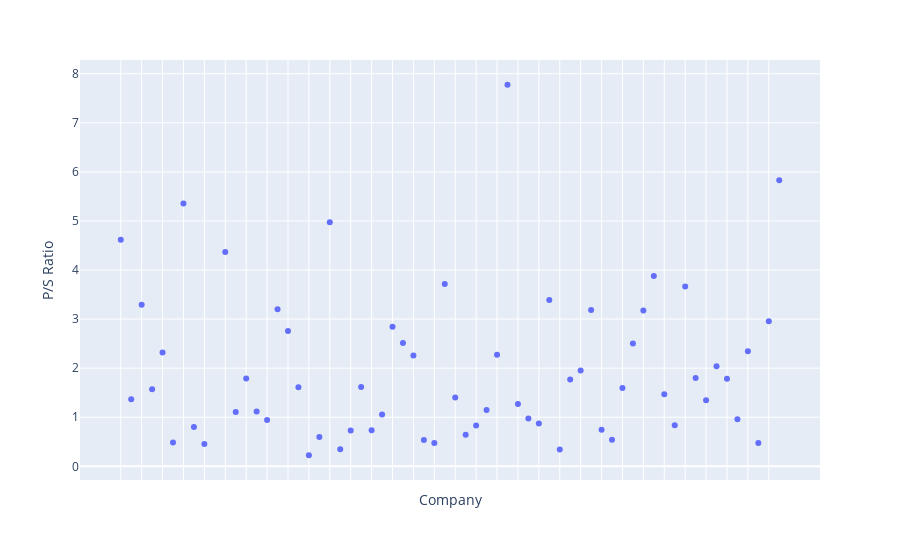

The notebook cell saved with this chart:
### Markdown cell above
## Price To Sales Ratio

Investopedia: The price-to-sales (P/S) ratio is a valuation ratio that compares a company’s stock price to its revenues. It is an indicator of the value placed on each dollar of a company’s sales or revenues.

The ratio shows how much investors are willing to pay per dollar of sales. Like all ratios, the P/S ratio is most relevant when used to compare companies in the same sector. A low ratio may indicate the stock is undervalued, while a ratio that is significantly above the average may suggest overvaluation.

The P/S ratio doesn’t take into account whether the company makes any earnings or whether it will ever make earnings.

### Code cell
fig = px.scatter(df[df['sector'] == 'Consumer Discretionary'], 
                 x='ticker', 
                 y='price_to_sales_ratio',
                 hover_name = 'company',
                 labels={'price_to_sales_ratio': 'P/S Ratio',
                        'ticker': 'Company'},

                 )

fig.update_xaxes(showticklabels=False)

fig.show()

### Figure 1 — Plotly figure (JSON) as saved in the notebook; plotly's stock layout.template omitted (floating-point values rounded to 4 significant figures)
{"data": [{"hovertemplate": "<b>%{hovertext}</b><br><br>Company=%{x}<br>P/S Ratio=%{y}<extra></extra>", "hovertext": ["Tesla", "Advance Auto Parts", "Amazon.com Inc.", "Aptiv PLC", "AutoZone Inc", "Best Buy Co. Inc.", "Booking Holdings Inc", "BorgWarner", "Carmax Inc", "Carnival Corp.", "Chipotle Mexican Grill", "D. R. Horton", "Darden Restaurants", "Dollar General", "Dollar Tree", "Domino's Pizza", "eBay Inc.", "Expedia Group", "Ford Motor Company", "Gap Inc.", "Garmin Ltd.", "General Motors", "Genuine Parts", "H&R Block", "Hanesbrands Inc", "Harley-Davidson", "Hasbro Inc.", "Hilton Worldwide Holdings Inc", "Home Depot", "Kohl's Corp.", "L Brands Inc.", "Las Vegas Sands", "Leggett & Platt", "Lennar Corp.", "LKQ Corporation", "Lowe's Cos.", "Marriott Int'l.", "McDonald's Corp.", "MGM Resorts International", "Mohawk Industries", "Newell Brands", "Nike", "Nordstrom", "Norwegian Cruise Line Holdings", "NVR Inc", "O'Reilly Automotive", "PulteGroup", "PVH Corp.", "Ralph Lauren Corporation", "Ross Stores", "Royal Caribbean Cruises Ltd", "Starbucks Corp.", "Tapestry, Inc.", "Target Corp.", "Tiffany & Co.", "TJX Companies Inc.", "Tractor Supply Company", "Ulta Beauty", "Under Armour Class A", "Under Armour Class C", "V.F. Corp.", "Whirlpool Corp.", "Wynn Resorts Ltd", "Yum! Brands Inc"], "legendgroup": "", "marker": {"color": "#636efa", "symbol": "circle"}, "mode": "markers", "name": "", "showlegend": false, "type": "scatter", "x": ["TSLA", "AAP", "AMZN", "APTV", "AZO", "BBY", "BKNG", "BWA", "KMX", "CCL", "CMG", "DHI", "DRI", "DG", "DLTR", "DPZ", "EBAY", "EXPE", "F", "GPS", "GRMN", "GM", "GPC", "HRB", "HBI", "HOG", "HAS", "HLT", "HD", "KSS", "LB", "LVS", "LEG", "LEN", "LKQ", "LOW", "MAR", "MCD", "MGM", "MHK", "NWL", "NKE", "JWN", "NCLH", "NVR", "ORLY", "PHM", "PVH", "RL", "ROST", "RCL", "SBUX", "TPR", "TGT", "TIF", "TJX", "TSCO", "ULTA", "UAA", "UA", "VFC", "WHR", "WYNN", "YUM"], "xaxis": "x", "y": [4.615, 1.367, 3.294, 1.568, 2.321, 0.4833, 5.353, 0.8007, 0.4522, null, 4.37, 1.105, 1.787, 1.115, 0.9421, 3.201, 2.756, 1.612, 0.2252, 0.5989, 4.975, 0.3458, 0.7281, 1.615, 0.735, 1.057, 2.845, 2.514, 2.26, 0.5381, 0.4755, 3.715, 1.4, 0.6434, 0.8335, 1.148, 2.273, 7.776, 1.272, 0.9758, 0.8714, 3.39, 0.3441, 1.768, 1.955, 3.185, 0.7465, 0.5386, 1.598, 2.503, 3.176, 3.876, 1.47, 0.8351, 3.664, 1.801, 1.347, 2.04, 1.786, 0.9588, 2.345, 0.4767, 2.955, 5.828], "yaxis": "y"}], "layout": {"legend": {"tracegroupgap": 0}, "margin": {"t": 60}, "xaxis": {"anchor": "y", "domain": [0, 1], "showticklabels": false, "title": {"text": "Company"}}, "yaxis": {"anchor": "x", "domain": [0, 1], "title": {"text": "P/S Ratio"}}}}
